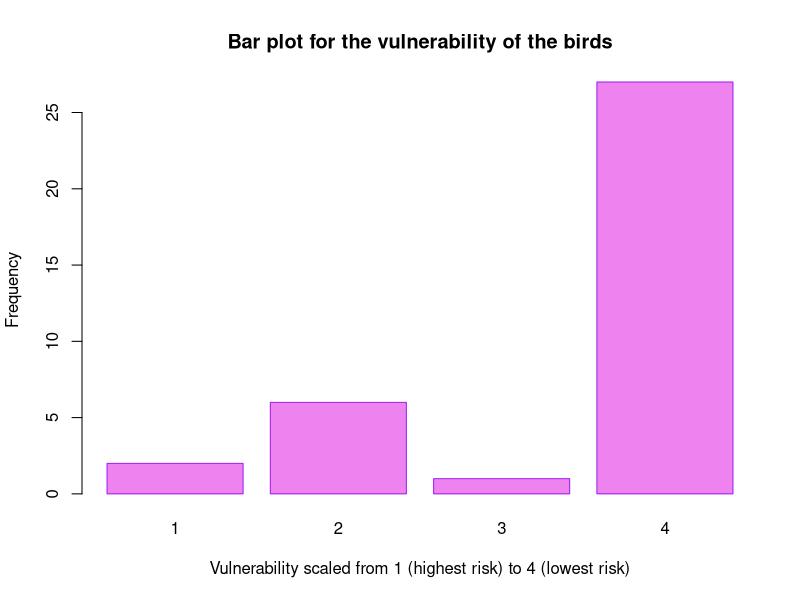
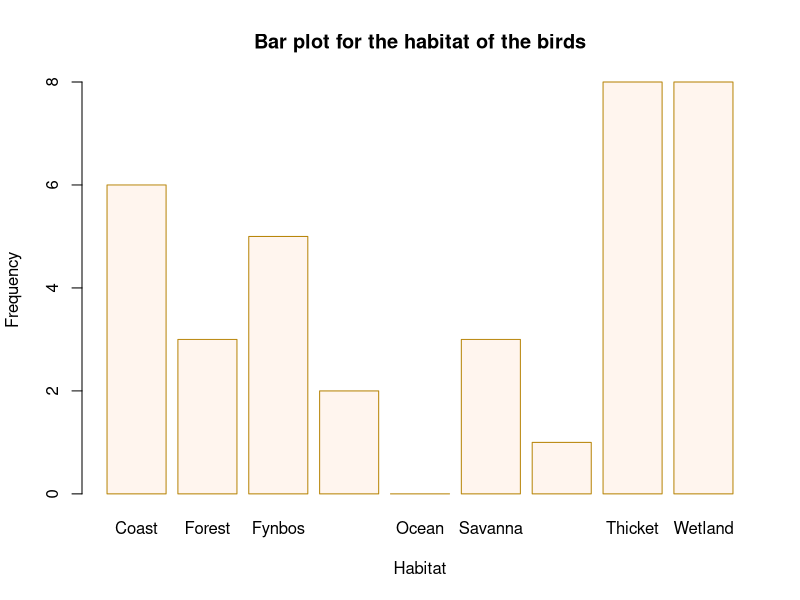
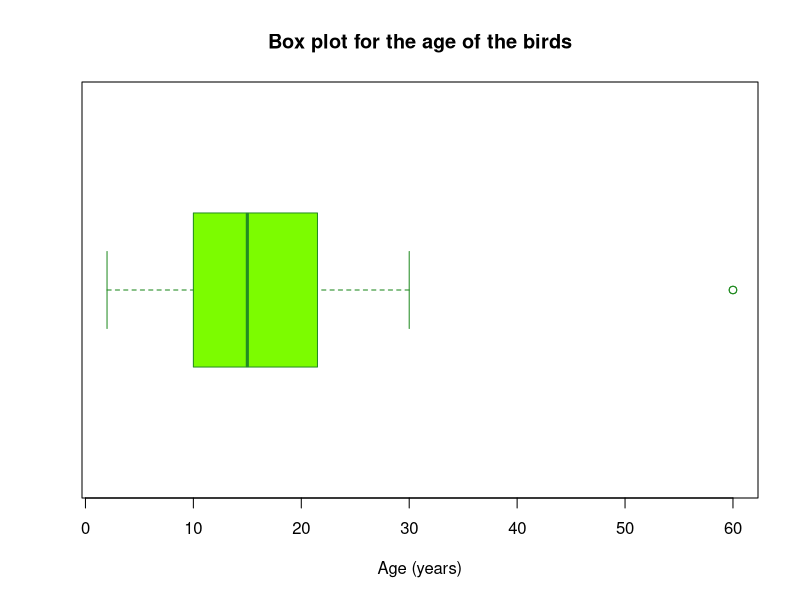
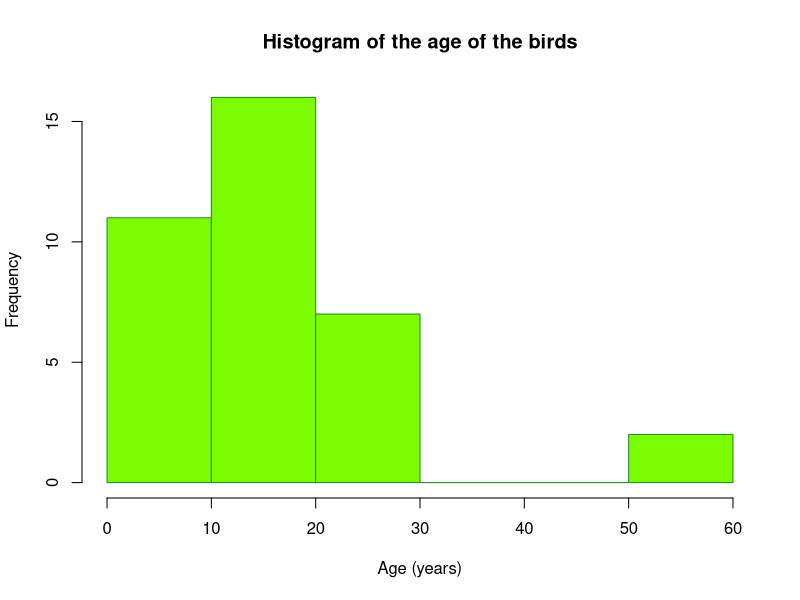
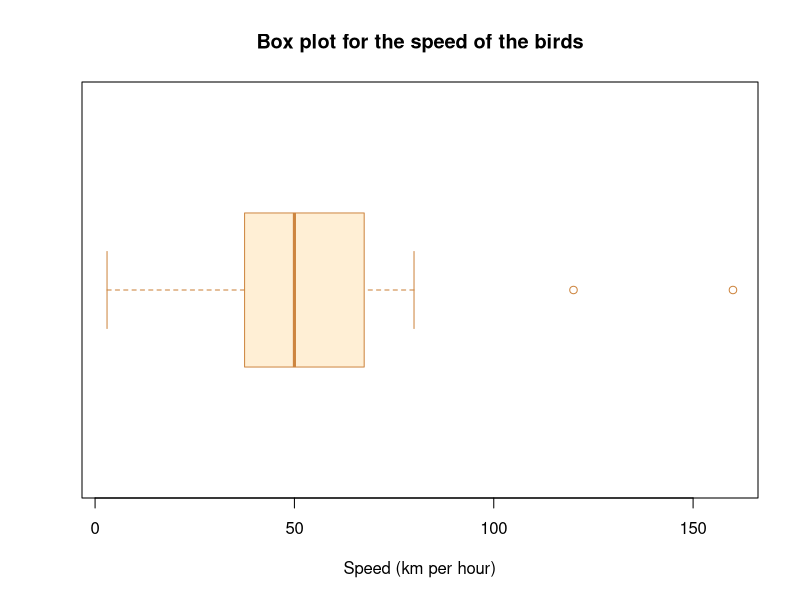
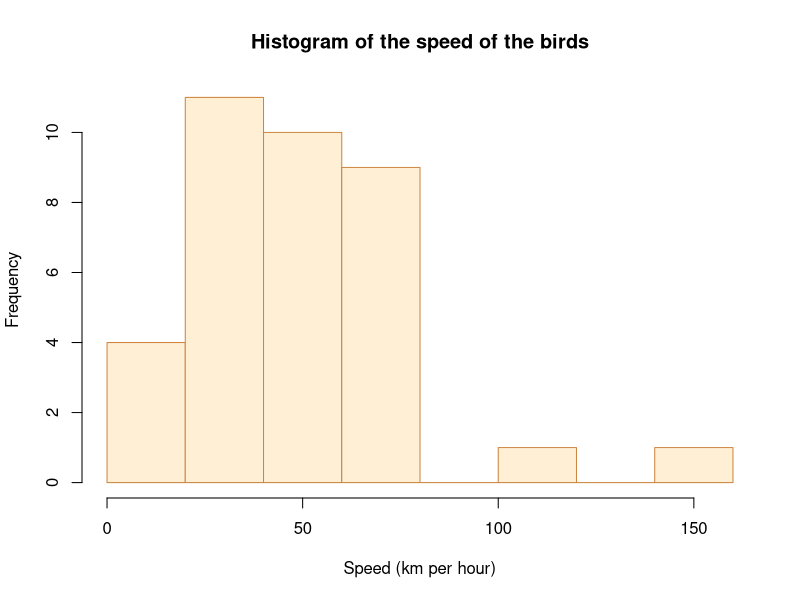
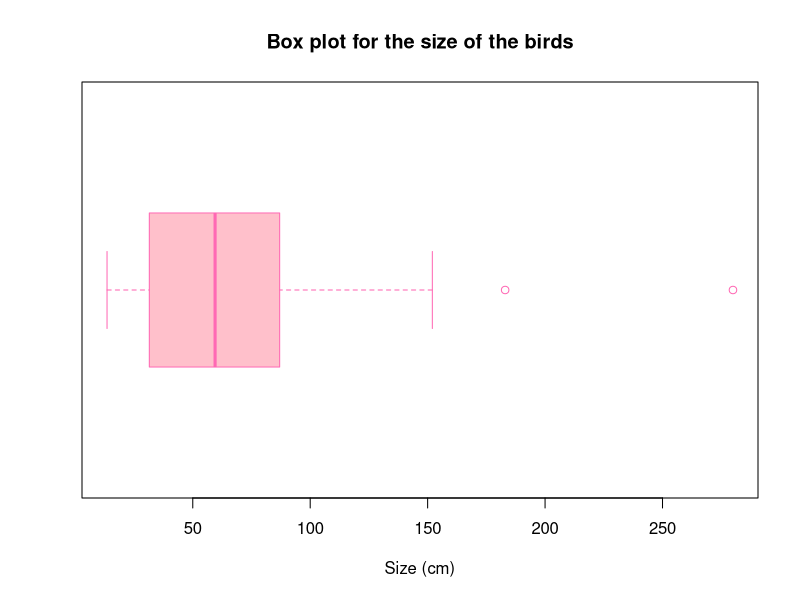
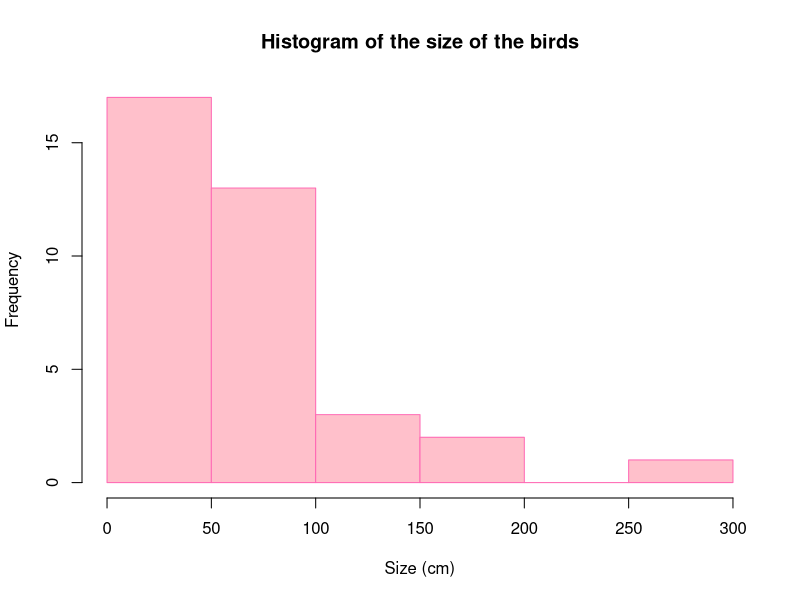

Recreate these plots in R, in order.
# Set the working directory.

setwd("C:/BMGF2025")

# Read the data into R from a CSV file.

animals <- read.csv("SuperAnimals.csv",
                    header = TRUE,
                    sep = ",")

# Browse the data.

names(animals)

head(animals)

str(animals)

View(animals)

# Convert the variables habitat, species and
# vulnerability to factors.

animals$Habitat <- factor(animals$Habitat)

animals$Species <- factor(animals$Species)

animals$Vulnerability <- factor(animals$Vulnerability)

str(animals)

# Consider only the birds.

birds <- subset(animals,
                animals$Species == "Bird")

head(birds)

str(birds)

View(birds)

# Create frequency tables for the vulnerability and
# and the habitat of the birds.

table(birds$Vulnerability)

table(birds$Habitat)

# Draw bar plots for the vulnerability and 
# the habitat of the birds.

barplot(table(birds$Vulnerability),
        main = "Bar plot for the vulnerability of the birds",
        xlab = "Vulnerability scaled from 1 (highest risk) to 4 (lowest risk)",
        ylab = "Frequency",
        border = "purple",
        col = "violet")

barplot(table(birds$Habitat),
        main = "Bar plot for the habitat of the birds",
        xlab = "Habitat",
        ylab = "Frequency",
        border = "darkgoldenrod",
        col = "seashell")

# Summarise the age, speed, size and weight of the
# birds by calculating 5-number summaries and means.

summary(birds$Age)

summary(birds$Speed)

summary(birds$Size)

summary(birds$Weight)

# Draw box plots and histograms for the age, speed,
# size and weight of the birds.

boxplot(birds$Age, 
        horizontal = TRUE,
        main = "Box plot for the age of the birds",
        xlab = "Age (years)",
        border = "forestgreen",
        col = "lawngreen")

hist(birds$Age,
     main = "Histogram of the age of the birds",
     xlab = "Age (years)",
     border = "forestgreen",
     col = "lawngreen")

boxplot(birds$Speed, 
        horizontal = TRUE,
        main = "Box plot for the speed of the birds",
        xlab = "Speed (km per hour)",
        border = "peru",
        col = "papayawhip")

hist(birds$Speed,
     main = "Histogram of the speed of the birds",
     xlab = "Speed (km per hour)",
     border = "peru",
     col = "papayawhip")

boxplot(birds$Size, 
        horizontal = TRUE,
        main = "Box plot for the size of the birds",
        xlab = "Size (cm)",
        border = "hotpink",
        col = "pink")

hist(birds$Size,
     main = "Histogram of the size of the birds",
     xlab = "Size (cm)",
     border = "hotpink",
     col = "pink")

boxplot(birds$Weight, 
        horizontal = TRUE,
        main = "Box plot for the weight of the birds",
        xlab = "Weight (kg)",
        border = "midnightblue", 
        col = "skyblue")

hist(birds$Weight,
     main = "Histogram of the weight of the birds",
     xlab = "Weight (kg)",
     border = "midnightblue", 
     col = "skyblue")

# Apply logarithmic transformations to the size
# and to the weight of the birds.

birds$logSize <- log(birds$Size)

birds$logWeight <- log(birds$Weight)

# Draw box plots and histograms for the log-transformed
# size and the log-transformed weight of the birds.

boxplot(birds$logSize, 
        horizontal = TRUE,
        main = "Box plot for the log-transformed size of the birds",
        xlab = "ln(Size) where Size is in cm",
        border = "deeppink", 
        col = "pink")

hist(birds$logSize,
     main = "Histogram of the log-transformed size of the birds",
     xlab = "ln(Size) where Size is in cm",
     border = "deeppink", 
     col = "pink")

boxplot(birds$logWeight, 
        horizontal = TRUE,
        main = "Box plot for the log-transformed weight of the birds",
        xlab = "ln(Weight) where Weight is in kg",
        border = "navyblue",
        col = "skyblue")

hist(birds$logWeight,
     main = "Histogram of the log-transformed weight of the birds",
     xlab = "ln(Weight) where Weight is in kg",
     border = "navyblue",
     col = "skyblue")

# Test for normality using the Shapiro-Wilk test.

shapiro.test(birds$Size)

shapiro.test(birds$Weight)

shapiro.test(birds$logSize)

shapiro.test(birds$logWeight)

# Draw a scatterplot of the weight against the size
# of the birds.

plot(birds$Size, birds$Weight,
     main = "Scatterplot of the weight against the size of the birds",
     xlab = "Size (cm)", 
     ylab = "Weight (kg)",
     pch = 19, 
     col = "limegreen")

# Draw a scatterplot of the log-transformed weight
# against the log-transformed size of the birds.

plot(birds$logSize, birds$logWeight,
     main = "Scatterplot of the log-transformed weight against the log-transformed size of the birds",
     xlab = "ln(Size) where Size is in cm",
     ylab = "ln(Weight) where Weight is in kg",
     pch = 19, 
     col = "seagreen")